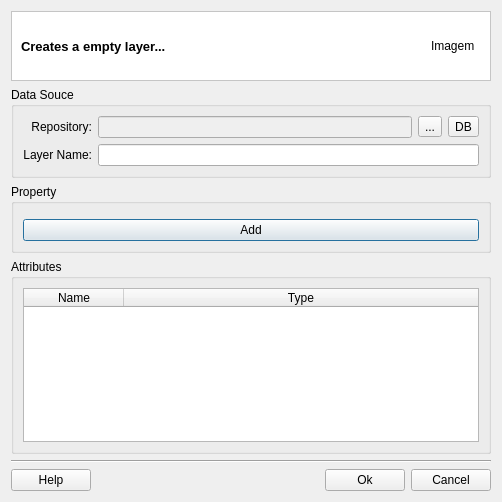
<?xml version="1.0" encoding="UTF-8"?>
<ui version="4.0">
 <class>CreateLayerDialogForm</class>
 <widget class="QDialog" name="CreateLayerDialogForm">
  <property name="geometry">
   <rect>
    <x>0</x>
    <y>0</y>
    <width>502</width>
    <height>502</height>
   </rect>
  </property>
  <property name="windowTitle">
   <string>Create Layer</string>
  </property>
  <layout class="QGridLayout" name="gridLayout_4">
   <item row="0" column="0">
    <layout class="QGridLayout" name="gridLayout_3">
     <item row="0" column="0">
      <widget class="QFrame" name="frame">
       <property name="styleSheet">
        <string notr="true">QWidget { background: white }</string>
       </property>
       <property name="frameShape">
        <enum>QFrame::StyledPanel</enum>
       </property>
       <property name="frameShadow">
        <enum>QFrame::Sunken</enum>
       </property>
       <layout class="QGridLayout" name="gridLayout_6">
        <item row="0" column="0">
         <widget class="QLabel" name="m_titleLabel">
          <property name="font">
           <font>
            <pointsize>10</pointsize>
            <weight>75</weight>
            <bold>true</bold>
           </font>
          </property>
          <property name="text">
           <string>Creates a empty layer...</string>
          </property>
         </widget>
        </item>
        <item row="0" column="1">
         <widget class="QLabel" name="m_imgLabel">
          <property name="minimumSize">
           <size>
            <width>50</width>
            <height>50</height>
           </size>
          </property>
          <property name="maximumSize">
           <size>
            <width>50</width>
            <height>50</height>
           </size>
          </property>
          <property name="text">
           <string>Imagem</string>
          </property>
         </widget>
        </item>
       </layout>
      </widget>
     </item>
     <item row="3" column="0">
      <widget class="QGroupBox" name="groupBox">
       <property name="title">
        <string>Attributes</string>
       </property>
       <property name="flat">
        <bool>true</bool>
       </property>
       <layout class="QGridLayout" name="gridLayout">
        <item row="0" column="0">
         <widget class="QTableWidget" name="m_tableWidget">
          <attribute name="horizontalHeaderStretchLastSection">
           <bool>true</bool>
          </attribute>
          <column>
           <property name="text">
            <string>Name</string>
           </property>
          </column>
          <column>
           <property name="text">
            <string>Type</string>
           </property>
          </column>
         </widget>
        </item>
       </layout>
      </widget>
     </item>
     <item row="2" column="0">
      <widget class="QGroupBox" name="groupBox_3">
       <property name="title">
        <string>Property</string>
       </property>
       <property name="flat">
        <bool>true</bool>
       </property>
       <layout class="QGridLayout" name="gridLayout_2">
        <item row="0" column="0">
         <widget class="QWidget" name="m_widget" native="true"/>
        </item>
        <item row="1" column="0">
         <widget class="QPushButton" name="m_addPushButton">
          <property name="text">
           <string>Add</string>
          </property>
         </widget>
        </item>
       </layout>
      </widget>
     </item>
     <item row="5" column="0">
      <layout class="QGridLayout" name="gridLayout_5">
       <item row="0" column="0" colspan="4">
        <widget class="Line" name="line">
         <property name="orientation">
          <enum>Qt::Horizontal</enum>
         </property>
        </widget>
       </item>
       <item row="1" column="2">
        <widget class="QPushButton" name="m_okPushButton">
         <property name="text">
          <string>Ok</string>
         </property>
        </widget>
       </item>
       <item row="1" column="0">
        <widget class="QPushButton" name="m_helpPushButton">
         <property name="text">
          <string>Help</string>
         </property>
        </widget>
       </item>
       <item row="1" column="1">
        <spacer name="horizontalSpacer">
         <property name="orientation">
          <enum>Qt::Horizontal</enum>
         </property>
         <property name="sizeHint" stdset="0">
          <size>
           <width>40</width>
           <height>20</height>
          </size>
         </property>
        </spacer>
       </item>
       <item row="1" column="3">
        <widget class="QPushButton" name="m_cancelPushButton">
         <property name="text">
          <string>Cancel</string>
         </property>
        </widget>
       </item>
      </layout>
     </item>
     <item row="1" column="0">
      <widget class="QGroupBox" name="groupBox_2">
       <property name="sizePolicy">
        <sizepolicy hsizetype="Preferred" vsizetype="Preferred">
         <horstretch>0</horstretch>
         <verstretch>0</verstretch>
        </sizepolicy>
       </property>
       <property name="title">
        <string>Data Souce</string>
       </property>
       <property name="flat">
        <bool>true</bool>
       </property>
       <layout class="QGridLayout" name="gridLayout_22">
        <item row="0" column="0">
         <layout class="QGridLayout" name="gridLayout_21">
          <item row="0" column="0">
           <layout class="QGridLayout" name="gridLayout_7">
            <item row="0" column="0">
             <widget class="QLabel" name="label_6">
              <property name="text">
               <string>Repository:</string>
              </property>
              <property name="alignment">
               <set>Qt::AlignRight|Qt::AlignTrailing|Qt::AlignVCenter</set>
              </property>
             </widget>
            </item>
            <item row="1" column="0">
             <widget class="QLabel" name="label_3">
              <property name="text">
               <string>Layer Name:</string>
              </property>
              <property name="alignment">
               <set>Qt::AlignRight|Qt::AlignTrailing|Qt::AlignVCenter</set>
              </property>
             </widget>
            </item>
           </layout>
          </item>
          <item row="0" column="1">
           <layout class="QGridLayout" name="gridLayout_20">
            <item row="0" column="0">
             <layout class="QGridLayout" name="gridLayout_8">
              <item row="0" column="0">
               <widget class="QLineEdit" name="m_repositoryLineEdit">
                <property name="enabled">
                 <bool>false</bool>
                </property>
               </widget>
              </item>
              <item row="0" column="1">
               <widget class="QToolButton" name="m_targetFileToolButton">
                <property name="minimumSize">
                 <size>
                  <width>0</width>
                  <height>0</height>
                 </size>
                </property>
                <property name="text">
                 <string>...</string>
                </property>
               </widget>
              </item>
              <item row="0" column="2">
               <widget class="QToolButton" name="m_targetDatasourceToolButton">
                <property name="minimumSize">
                 <size>
                  <width>0</width>
                  <height>0</height>
                 </size>
                </property>
                <property name="text">
                 <string>DB</string>
                </property>
               </widget>
              </item>
             </layout>
            </item>
            <item row="1" column="0">
             <widget class="QLineEdit" name="m_newLayerNameLineEdit">
              <property name="readOnly">
               <bool>false</bool>
              </property>
             </widget>
            </item>
           </layout>
          </item>
         </layout>
        </item>
       </layout>
      </widget>
     </item>
    </layout>
   </item>
  </layout>
 </widget>
 <tabstops>
  <tabstop>m_repositoryLineEdit</tabstop>
  <tabstop>m_targetFileToolButton</tabstop>
  <tabstop>m_targetDatasourceToolButton</tabstop>
  <tabstop>m_newLayerNameLineEdit</tabstop>
  <tabstop>m_tableWidget</tabstop>
  <tabstop>m_okPushButton</tabstop>
  <tabstop>m_cancelPushButton</tabstop>
  <tabstop>m_helpPushButton</tabstop>
 </tabstops>
 <resources/>
 <connections>
  <connection>
   <sender>m_cancelPushButton</sender>
   <signal>released()</signal>
   <receiver>CreateLayerDialogForm</receiver>
   <slot>reject()</slot>
   <hints>
    <hint type="sourcelabel">
     <x>475</x>
     <y>487</y>
    </hint>
    <hint type="destinationlabel">
     <x>420</x>
     <y>408</y>
    </hint>
   </hints>
  </connection>
 </connections>
</ui>
